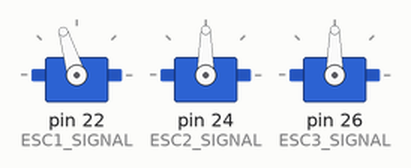
Bench run of a sketch on a simulated Arduino Mega 2560, built with avr-gcc and run on an emulated ATmega2560. Parts: 3 × servo.

Above: at 1.05 s.
Timing chart, 0 to 7.9 s (numbered marks = the images above):
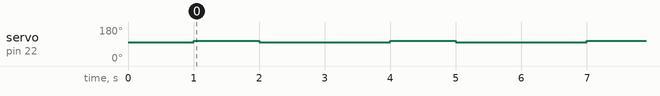

Measured:
- by itself, servo on pin 22 (ESC1_SIGNAL): alternates 107° for 1.0 s and 100° for 2.0 s

The sketch:

MotorControl.ino
```cpp
#include <Servo.h>
Servo esc1;
Servo esc2;
Servo esc3;

const int ESC1_SIGNAL = 22;
const int  ESC2_SIGNAL = 24;
const int  ESC3_SIGNAL = 26;

const int  STOP_VAL = 90; // stop value is 90, lowest -> 85,95
const int  STOP_VAL_BLACK = 100; // black shaded -> stop value is 100, lowest -> 97,107

void setup()
{
  esc1.attach(ESC1_SIGNAL);     // Specify here the pin number on which the signal pin of ESC is connected.
  esc1.write(STOP_VAL_BLACK);   // Initialize to stopped position

  esc2.attach(ESC2_SIGNAL);
  esc2.write(STOP_VAL);

  esc3.attach(ESC3_SIGNAL);
  esc3.write(STOP_VAL);
  delay(1000);            // ESC initialization delay.
}

void loop()
{
  esc1.write(107);
  delay(1000);
  esc1.write(STOP_VAL_BLACK);
  delay(2000);

//  esc2.write(95);
//  delay(1000);
//  esc2.write(STOP_VAL);
//  delay(2000);
//
//  esc3.write(95);
//  delay(1000);
//  esc3.write(STOP_VAL);
//  delay(2000);
}
```
